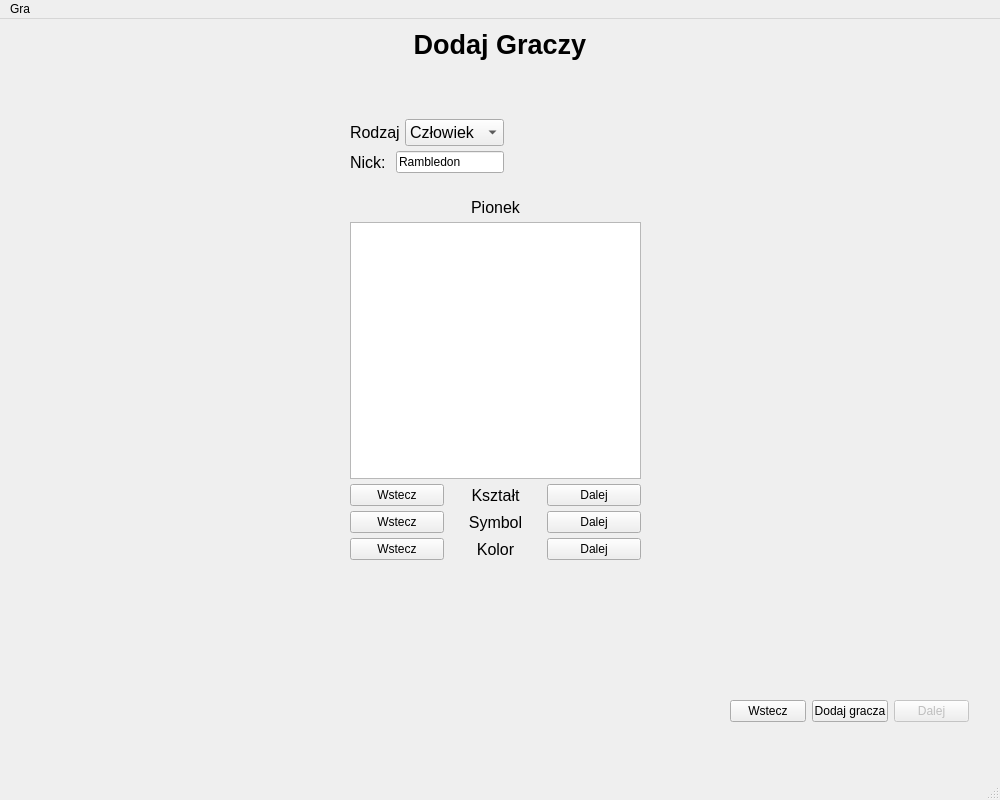
<?xml version="1.0" encoding="UTF-8"?>
<ui version="4.0">
 <class>NGGracze</class>
 <widget class="QMainWindow" name="NGGracze">
  <property name="geometry">
   <rect>
    <x>0</x>
    <y>0</y>
    <width>1000</width>
    <height>800</height>
   </rect>
  </property>
  <property name="sizePolicy">
   <sizepolicy hsizetype="Minimum" vsizetype="Preferred">
    <horstretch>0</horstretch>
    <verstretch>0</verstretch>
   </sizepolicy>
  </property>
  <property name="windowTitle">
   <string>MainWindow</string>
  </property>
  <widget class="QWidget" name="centralwidget">
   <widget class="QLabel" name="label">
    <property name="geometry">
     <rect>
      <x>375</x>
      <y>0</y>
      <width>250</width>
      <height>51</height>
     </rect>
    </property>
    <property name="font">
     <font>
      <pointsize>20</pointsize>
      <weight>75</weight>
      <bold>true</bold>
     </font>
    </property>
    <property name="text">
     <string>Dodaj Graczy</string>
    </property>
    <property name="alignment">
     <set>Qt::AlignCenter</set>
    </property>
   </widget>
   <widget class="QWidget" name="layoutWidget">
    <property name="geometry">
     <rect>
      <x>350</x>
      <y>100</y>
      <width>291</width>
      <height>441</height>
     </rect>
    </property>
    <layout class="QVBoxLayout" name="verticalLayout" stretch="0,0,0,0,0,0,0">
     <property name="spacing">
      <number>5</number>
     </property>
     <item>
      <layout class="QHBoxLayout" name="horizontalLayout_8">
       <item>
        <layout class="QVBoxLayout" name="verticalLayout_2">
         <item>
          <layout class="QHBoxLayout" name="horizontalLayout_7">
           <item>
            <widget class="QLabel" name="label_7">
             <property name="sizePolicy">
              <sizepolicy hsizetype="Fixed" vsizetype="Preferred">
               <horstretch>0</horstretch>
               <verstretch>0</verstretch>
              </sizepolicy>
             </property>
             <property name="minimumSize">
              <size>
               <width>30</width>
               <height>0</height>
              </size>
             </property>
             <property name="font">
              <font>
               <pointsize>12</pointsize>
              </font>
             </property>
             <property name="text">
              <string>Rodzaj</string>
             </property>
            </widget>
           </item>
           <item>
            <widget class="QComboBox" name="cbRodzaj">
             <property name="font">
              <font>
               <pointsize>12</pointsize>
              </font>
             </property>
             <item>
              <property name="text">
               <string>Człowiek</string>
              </property>
             </item>
             <item>
              <property name="text">
               <string>Komputer</string>
              </property>
             </item>
            </widget>
           </item>
          </layout>
         </item>
         <item>
          <layout class="QHBoxLayout" name="horizontalLayout">
           <property name="spacing">
            <number>10</number>
           </property>
           <item>
            <widget class="QLabel" name="label_2">
             <property name="font">
              <font>
               <pointsize>12</pointsize>
              </font>
             </property>
             <property name="text">
              <string>Nick:</string>
             </property>
            </widget>
           </item>
           <item>
            <widget class="QLineEdit" name="leNick">
             <property name="sizePolicy">
              <sizepolicy hsizetype="Preferred" vsizetype="Preferred">
               <horstretch>0</horstretch>
               <verstretch>0</verstretch>
              </sizepolicy>
             </property>
             <property name="text">
              <string>Rambledon</string>
             </property>
            </widget>
           </item>
          </layout>
         </item>
        </layout>
       </item>
       <item>
        <spacer name="horizontalSpacer">
         <property name="orientation">
          <enum>Qt::Horizontal</enum>
         </property>
         <property name="sizeHint" stdset="0">
          <size>
           <width>40</width>
           <height>20</height>
          </size>
         </property>
        </spacer>
       </item>
      </layout>
     </item>
     <item>
      <spacer name="verticalSpacer">
       <property name="orientation">
        <enum>Qt::Vertical</enum>
       </property>
       <property name="sizeType">
        <enum>QSizePolicy::Fixed</enum>
       </property>
       <property name="sizeHint" stdset="0">
        <size>
         <width>20</width>
         <height>20</height>
        </size>
       </property>
      </spacer>
     </item>
     <item>
      <widget class="QLabel" name="label_3">
       <property name="font">
        <font>
         <pointsize>12</pointsize>
        </font>
       </property>
       <property name="text">
        <string>Pionek</string>
       </property>
       <property name="alignment">
        <set>Qt::AlignCenter</set>
       </property>
      </widget>
     </item>
     <item>
      <widget class="QGraphicsView" name="gvPionek"/>
     </item>
     <item>
      <layout class="QHBoxLayout" name="horizontalLayout_2">
       <item>
        <widget class="QPushButton" name="pbWstecz">
         <property name="text">
          <string>Wstecz</string>
         </property>
        </widget>
       </item>
       <item>
        <widget class="QLabel" name="label_4">
         <property name="font">
          <font>
           <pointsize>12</pointsize>
          </font>
         </property>
         <property name="text">
          <string>Kształt</string>
         </property>
         <property name="alignment">
          <set>Qt::AlignCenter</set>
         </property>
        </widget>
       </item>
       <item>
        <widget class="QPushButton" name="pbDalej">
         <property name="text">
          <string>Dalej</string>
         </property>
        </widget>
       </item>
      </layout>
     </item>
     <item>
      <layout class="QHBoxLayout" name="horizontalLayout_3">
       <item>
        <widget class="QPushButton" name="pbWstecz_2">
         <property name="text">
          <string>Wstecz</string>
         </property>
        </widget>
       </item>
       <item>
        <widget class="QLabel" name="label_5">
         <property name="font">
          <font>
           <pointsize>12</pointsize>
          </font>
         </property>
         <property name="text">
          <string>Symbol</string>
         </property>
         <property name="alignment">
          <set>Qt::AlignCenter</set>
         </property>
        </widget>
       </item>
       <item>
        <widget class="QPushButton" name="pbDalej_2">
         <property name="text">
          <string>Dalej</string>
         </property>
        </widget>
       </item>
      </layout>
     </item>
     <item>
      <layout class="QHBoxLayout" name="horizontalLayout_4">
       <item>
        <widget class="QPushButton" name="pbWstecz_3">
         <property name="text">
          <string>Wstecz</string>
         </property>
        </widget>
       </item>
       <item>
        <widget class="QLabel" name="label_6">
         <property name="font">
          <font>
           <pointsize>12</pointsize>
          </font>
         </property>
         <property name="text">
          <string>Kolor</string>
         </property>
         <property name="alignment">
          <set>Qt::AlignCenter</set>
         </property>
        </widget>
       </item>
       <item>
        <widget class="QPushButton" name="pbDalej_3">
         <property name="text">
          <string>Dalej</string>
         </property>
        </widget>
       </item>
      </layout>
     </item>
    </layout>
   </widget>
   <widget class="QWidget" name="layoutWidget">
    <property name="geometry">
     <rect>
      <x>730</x>
      <y>680</y>
      <width>239</width>
      <height>25</height>
     </rect>
    </property>
    <layout class="QHBoxLayout" name="horizontalLayout_5">
     <item>
      <widget class="QPushButton" name="pbOknoWstecz">
       <property name="text">
        <string>Wstecz</string>
       </property>
      </widget>
     </item>
     <item>
      <widget class="QPushButton" name="pbDodGr">
       <property name="text">
        <string>Dodaj gracza</string>
       </property>
      </widget>
     </item>
     <item>
      <widget class="QPushButton" name="pbDalej_4">
       <property name="enabled">
        <bool>false</bool>
       </property>
       <property name="text">
        <string>Dalej</string>
       </property>
      </widget>
     </item>
    </layout>
   </widget>
  </widget>
  <widget class="QMenuBar" name="menubar">
   <property name="geometry">
    <rect>
     <x>0</x>
     <y>0</y>
     <width>1000</width>
     <height>21</height>
    </rect>
   </property>
   <widget class="QMenu" name="menuGra">
    <property name="title">
     <string>Gra</string>
    </property>
    <addaction name="actionOkno_g_wne"/>
   </widget>
   <addaction name="menuGra"/>
  </widget>
  <widget class="QStatusBar" name="statusbar"/>
  <action name="actionOkno_g_wne">
   <property name="text">
    <string>Okno główne</string>
   </property>
  </action>
 </widget>
 <resources/>
 <connections/>
</ui>
